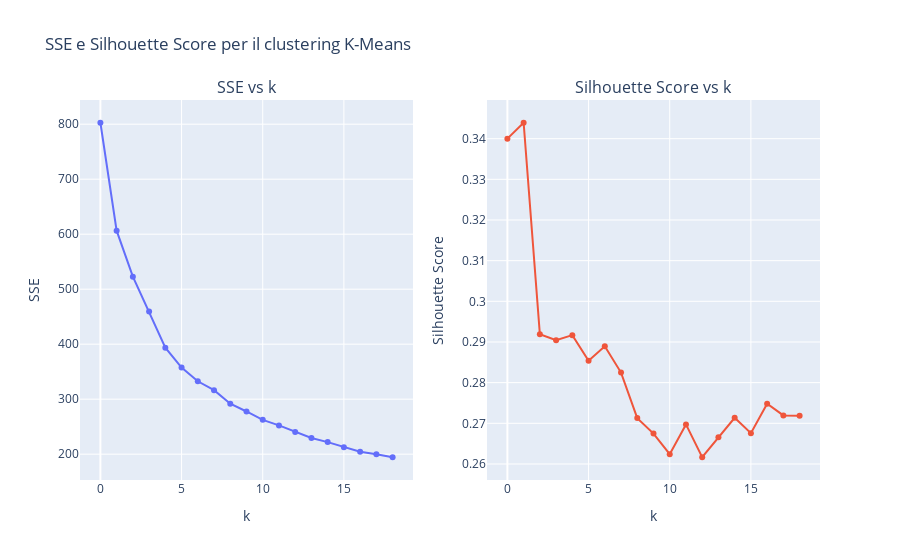

The notebook cell this image was saved under:
### Code cell
# Crea la figura con due sottotrame (subplots)
fig = make_subplots(rows=1, cols=2, subplot_titles=("SSE vs k", "Silhouette Score vs k"))

# Grafico SSE vs k
fig.add_trace(
    go.Scatter(x=list(range(len(sse_list))), y=sse_list, mode='lines+markers', name="SSE"),
    row=1, col=1
)
fig.update_xaxes(title_text="k", row=1, col=1)
fig.update_yaxes(title_text="SSE", row=1, col=1)

# Grafico Silhouette Score vs k
fig.add_trace(
    go.Scatter(x=list(range(len(sil_list))), y=sil_list, mode='lines+markers', name="Silhouette"),
    row=1, col=2
)
fig.update_xaxes(title_text="k", row=1, col=2)
fig.update_yaxes(title_text="Silhouette Score", row=1, col=2)

# Layout generale della figura
fig.update_layout(title_text="SSE e Silhouette Score per il clustering K-Means",
                  showlegend=False)

# Mostra il grafico
fig.show()

# Mostra il valore dell'SSE per k=6
print(sse_list[4]) # Corrisponde a k = 6, dato che la lista parte da 0

### Figure 1 — Plotly figure (JSON) as saved in the notebook; plotly's stock layout.template omitted (floating-point values rounded to 4 significant figures)
{"data": [{"mode": "lines+markers", "name": "SSE", "type": "scatter", "x": [0, 1, 2, 3, 4, 5, 6, 7, 8, 9, 10, 11, 12, 13, 14, 15, 16, 17, 18], "xaxis": "x", "y": [802.6, 606.4, 522.8, 459.5, 393.7, 357.4, 332.6, 316.3, 291.8, 277.6, 262.4, 252.4, 240.5, 229.4, 221.9, 212.8, 204.5, 199.8, 194.4], "yaxis": "y"}, {"mode": "lines+markers", "name": "Silhouette", "type": "scatter", "x": [0, 1, 2, 3, 4, 5, 6, 7, 8, 9, 10, 11, 12, 13, 14, 15, 16, 17, 18], "xaxis": "x2", "y": [0.34, 0.3439, 0.2919, 0.2904, 0.2917, 0.2854, 0.289, 0.2825, 0.2713, 0.2675, 0.2624, 0.2697, 0.2617, 0.2666, 0.2713, 0.2676, 0.2748, 0.2719, 0.2718], "yaxis": "y2"}], "layout": {"annotations": [{"font": {"size": 16}, "showarrow": false, "text": "SSE vs k", "x": 0.225, "xanchor": "center", "xref": "paper", "y": 1, "yanchor": "bottom", "yref": "paper"}, {"font": {"size": 16}, "showarrow": false, "text": "Silhouette Score vs k", "x": 0.775, "xanchor": "center", "xref": "paper", "y": 1, "yanchor": "bottom", "yref": "paper"}], "showlegend": false, "title": {"text": "SSE e Silhouette Score per il clustering K-Means"}, "xaxis": {"anchor": "y", "domain": [0, 0.45], "title": {"text": "k"}}, "xaxis2": {"anchor": "y2", "domain": [0.55, 1], "title": {"text": "k"}}, "yaxis": {"anchor": "x", "domain": [0, 1], "title": {"text": "SSE"}}, "yaxis2": {"anchor": "x2", "domain": [0, 1], "title": {"text": "Silhouette Score"}}}}
